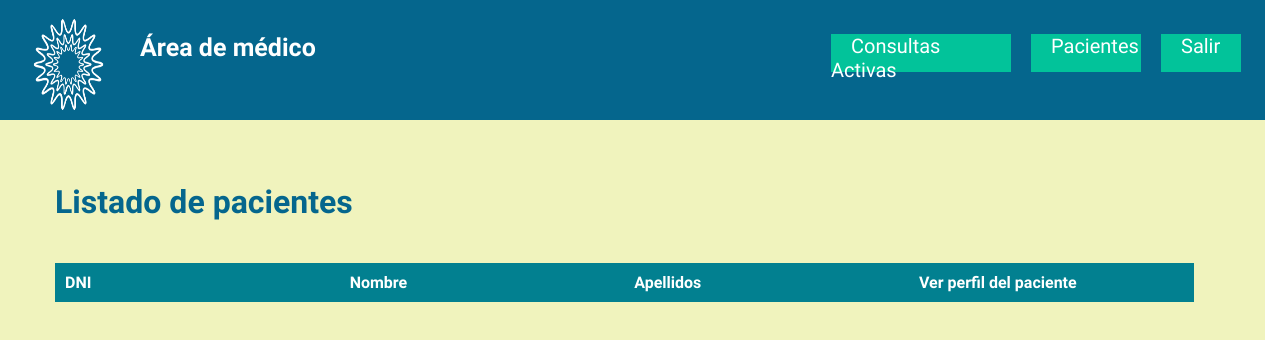
/listaPacientesMedico.php?idMed=2, run on an earlier commit of the app's database.
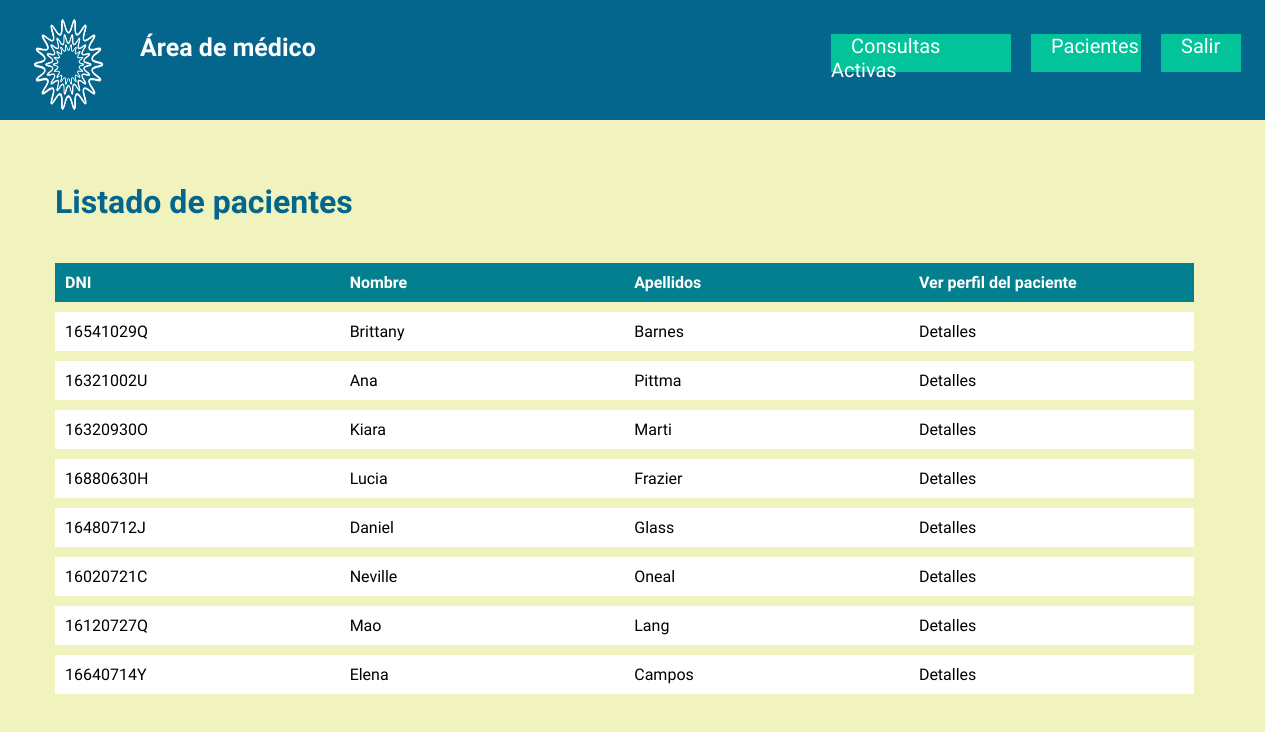
And on a later commit of the database.
### tables this page shows
CREATE TABLE `paciente` (
  `id` int(11) NOT NULL,
  `DNI` varchar(13) DEFAULT NULL,
  `Password` varchar(255) DEFAULT NULL,
  `Nombre` varchar(255) DEFAULT NULL,
  `Apellidos` varchar(255) DEFAULT NULL,
  `NumSS` varchar(13) DEFAULT NULL,
  `Sexo` varchar(255) DEFAULT NULL,
  `Medico` int(11) NOT NULL,
  `Direccion` varchar(100) NOT NULL,
  `Telefono` varchar(9) NOT NULL
);

### listaPacientesMedico.php (the view, shortened to what this page needs)
<!DOCTYPE html>
<?php
  require('dbmedcon.php');
  $idMed = isset($_GET['idMed']) ? $_GET['idMed'] : null;
?>
<html>
<head>
  <link href="styles/estiloMedicos.css" rel="stylesheet">
</head>
</head>
<body class="htmlNoPages">
  <div class="gwd-div-lm07"></div>
  <img src="assets/logo.png" class="gwd-img-fa6j">
  <h4 class = "area" >Área de médico</h4>
  <nav id="menu-superior">
    <ul>
        <li li class="gwd-p-gv4z"><a href="listaConsultasMedico.php?idMed=<?php echo $idMed?>">Consultas Activas</h3></a></li>
        <li class="gwd-p-gv4z gwd-li-yj6f"><a href="listaPacientesMedico.php?idMed=<?php echo $idMed?>">Pacientes</a></li>
        <li class="gwd-p-gv4z gwd-p-5vs1"><a href="login.php">Salir</a></li>
    </ul>
  </nav>
  <div class = "Listado_consultas_medico">
    <h1>Listado de pacientes </h1>
    <div>
          <table class = "tablaListadoConsultasMedico">
          <tr>
              <th> DNI</th>
              <th>Nombre</th>
              <th>Apellidos</th>
              <th> Ver perfil del paciente</th>
          </tr>
              <?php
              $idMed = isset($_GET['idMed']) ?$_GET['idMed']: null;
              $consulta = $miPDO -> prepare('SELECT * FROM paciente WHERE Medico like :idMed');
              $consulta -> execute(array('idMed' => $idMed));
              $pacientes = $consulta -> fetchAll();
              foreach($pacientes as $paciente){
                echo '
                    <tr>
                        <td>'.$paciente['DNI'].'</td>
                        <td>'.$paciente['Nombre'].'</td>
                        <td>'.$paciente['Apellidos'].'</td>
                        <td><a href = "perfilPacMedico.php?id='.$paciente['id'].'&idMed='.$idMed.'"> Detalles </a></td>
                    </tr>';
              }
              ?>
          </table>
    </div>
  </div>
</body>
</html>

What changed in the data, as far as the page shows it:
now on this page (row edited): paciente: DNI "16541029Q", Nombre "Brittany", Apellidos "Barnes"
now on this page (row edited): paciente: DNI "16321002U", Nombre "Ana", Apellidos "Pittma"
now on this page (row edited): paciente: DNI "16320930O", Nombre "Kiara", Apellidos "Marti"
now on this page (row edited): paciente: DNI "16880630H", Nombre "Lucia", Apellidos "Frazier"
now on this page (row edited): paciente: DNI "16480712J", Nombre "Daniel", Apellidos "Glass"
now on this page (row edited): paciente: DNI "16020721C", Nombre "Neville", Apellidos "Oneal"
now on this page (row edited): paciente: DNI "16120727Q", Nombre "Mao", Apellidos "Lang"
now on this page (row edited): paciente: DNI "16640714Y", Nombre "Elena", Apellidos "Campos"
